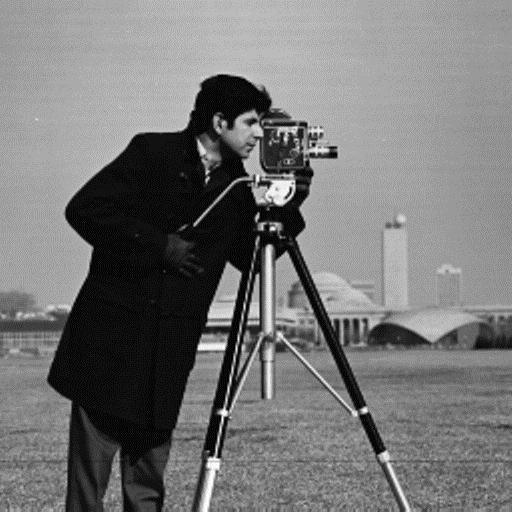
%> input picture Thesis oth/thesis1_av13/Test_img/cameraman.jpg, 512 x 512 px, given in place of -Letter-LED-Marquee-Sign-Alphabet-Light-Lamp-Indoor-Wall.jpg, which was not available
$ octave p_main_crop.m   (GNU Octave 9; MATLAB toolbox functions it lacks are replaced by stand-ins)
%> lines starting %> are read from the running program, lines starting %| are printed output that depends on the picture; in (x1, y1, x2, y2) boxes, pixels count from 0 and x2, y2 are one past the last pixel; in counts of white or black regions, pixels touching at a corner belong together; the program's own positions count from 1; pictures that were not available may be replaced by others from this repository, and a replacement may not be noted
clc;
close all;
clear all;

%--------tent map-----------
u = 1.99;
    N = 25599;
    t(1)=0.5;

    for iii=1:N
        if t(iii) < 0.5 %and condition
            t(iii+1)=u*t(iii); %is it right
        else
            if t(iii) >= 0.5 %and this condition
            t(iii+1)=u*(1-t(iii)); %is it right
            end
        end
    end
Z = reshape(t,[],160);
t=round(Z);
%t=imresize(y, [160 160]);
figure,
imshow(t, []);
title('tent');

s=imread('Black-A-Z-Letters-Light-15cm-6-Letter-LED-Marquee-Sign-Alphabet-Light-Lamp-Indoor-Wall.jpg');
%> s is the input picture: size 512x512x3 uint8; min 0, max 255, mean 117.9
p=imresize(s, [160 160]);
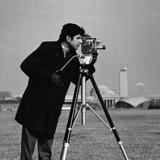
%> p: size 160x160x3 uint8; min 0, max 255, mean 117.9
B = im2bw(p, 0.5);
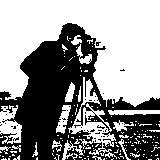
%> B: size 160x160 logical; 58% white; 44 black regions (43 under 20 px), largest, box (x1, y1, x2, y2) and area: (0, 23, 160, 160) 10628
figure,
imshow(B, []);
title('input1');
C=xor(B,t);%watermark 1
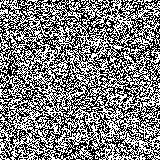
%> C: size 160x160 logical; 49.8% white in thin lines or dots
figure,
imshow(C, []);
title('Watermark 1');


%> (the run ends here)
